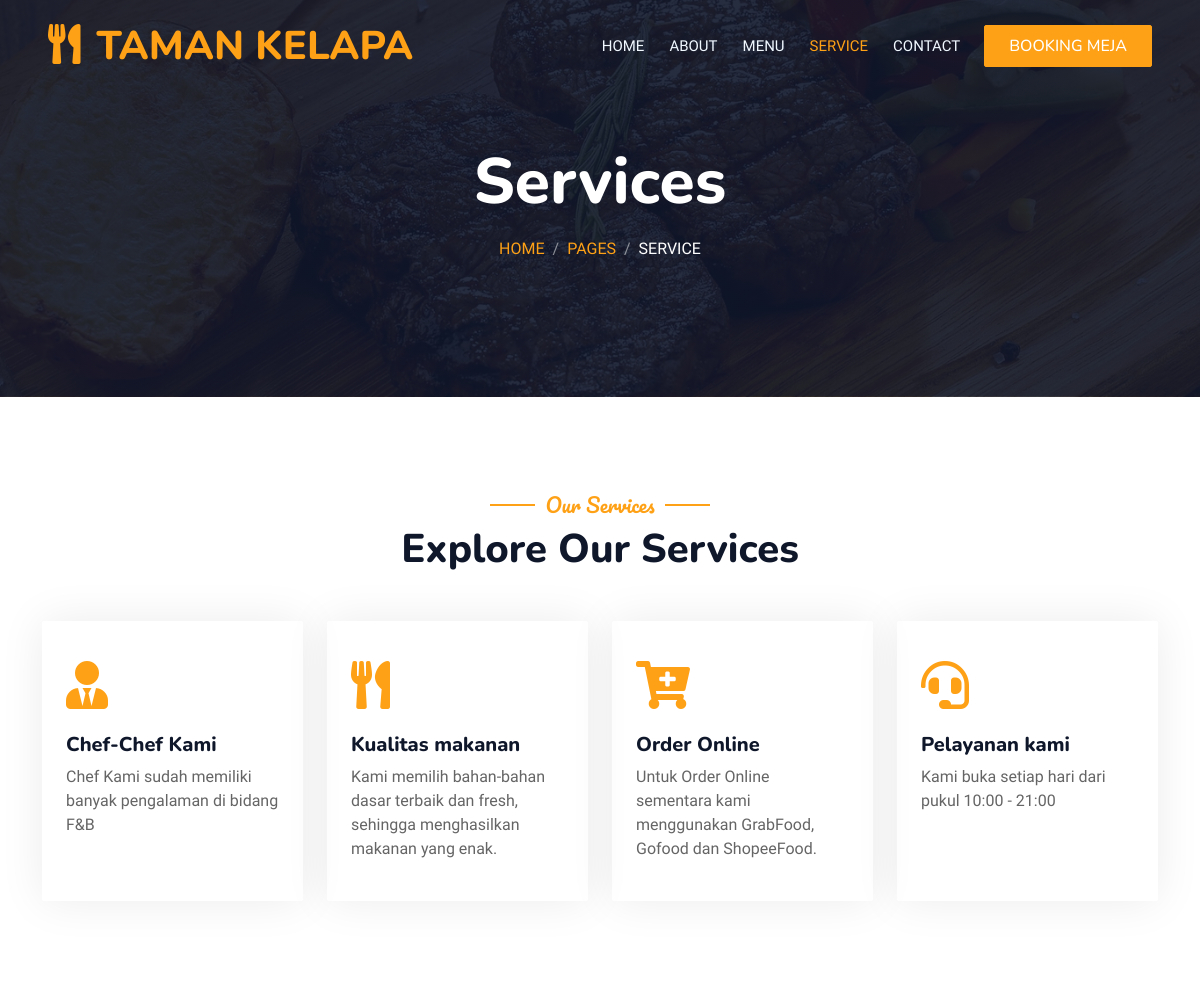
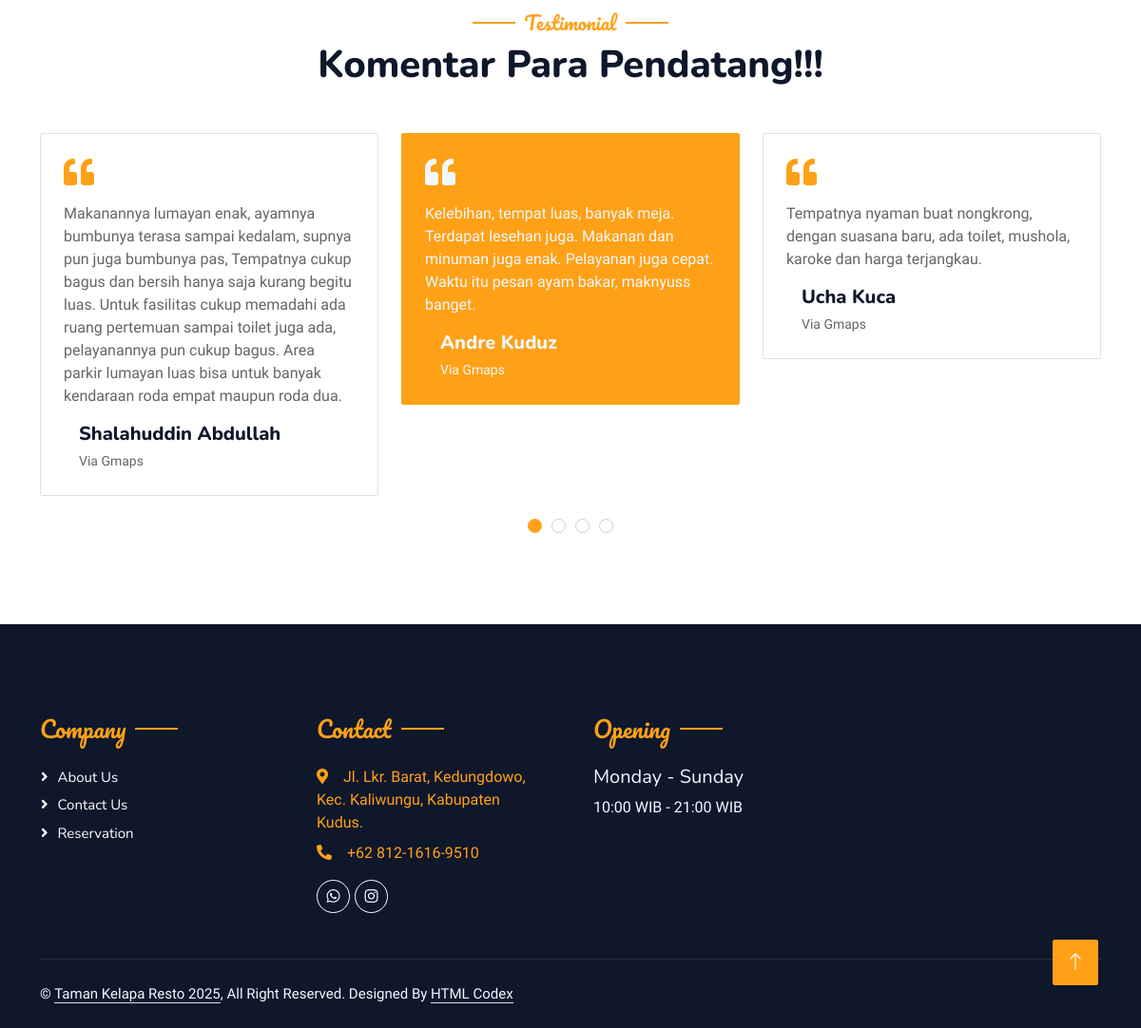
The app's page /service.php with its own data (2 pictures, top to bottom).
### tables this page shows
CREATE TABLE `tb_service` (
  `id` int(11) NOT NULL,
  `ket_chef` varchar(300) NOT NULL,
  `ket_makanan` varchar(300) NOT NULL,
  `ket_order` varchar(300) NOT NULL,
  `ket_layanan` varchar(300) NOT NULL
);

CREATE TABLE `tb_testimoni` (
  `id` int(11) NOT NULL,
  `nama` varchar(100) NOT NULL,
  `via` varchar(255) NOT NULL,
  `keterangan` text NOT NULL,
  `updated_at` timestamp NOT NULL DEFAULT current_timestamp() ON UPDATE current_timestamp()
);

### service.php (the view)
<?php include 'partials/header.php';?>
            <div class="container-xxl py-5 bg-dark hero-header mb-5">
                <div class="container text-center my-5 pt-5 pb-4">
                    <h1 class="display-3 text-white mb-3 animated slideInDown">Services</h1>
                    <nav aria-label="breadcrumb">
                        <ol class="breadcrumb justify-content-center text-uppercase">
                            <li class="breadcrumb-item"><a href="#">Home</a></li>
                            <li class="breadcrumb-item"><a href="#">Pages</a></li>
                            <li class="breadcrumb-item text-white active" aria-current="page">Service</li>
                        </ol>
                    </nav>
                </div>
            </div>
        </div>
        <div class="container-xxl py-5">
            <div class="container">
                <div class="text-center wow fadeInUp" data-wow-delay="0.1s">
                    <h5 class="section-title ff-secondary text-center text-primary fw-normal">Our Services</h5>
                    <h1 class="mb-5">Explore Our Services</h1>
                </div>
                <div class="row g-4">
                            <?php
                                $query = "SELECT * FROM tb_service";
                                $show = mysqli_query($koneksi,$query);
                                while($data = $show->fetch_assoc()):
                                ?>
                    <div class="col-lg-3 col-sm-6 wow fadeInUp" data-wow-delay="0.1s">
                        <div class="service-item rounded pt-3">
                            <div class="p-4">
                                <i class="fa fa-3x fa-user-tie text-primary mb-4"></i>
                                <h5>Chef-Chef Kami</h5>
                                <p><?= $data['ket_chef'];?> <br><br></p></p>
                            </div>
                        </div>
                    </div>
                    <div class="col-lg-3 col-sm-6 wow fadeInUp" data-wow-delay="0.3s">
                        <div class="service-item rounded pt-3">
                            <div class="p-4">
                                <i class="fa fa-3x fa-utensils text-primary mb-4"></i>
                                <h5>Kualitas makanan</h5>
                                <p><?= $data['ket_makanan'];?></p>
                            </div>
                        </div>
                    </div>
                    <div class="col-lg-3 col-sm-6 wow fadeInUp" data-wow-delay="0.5s">
                        <div class="service-item rounded pt-3">
                            <div class="p-4">
                                <i class="fa fa-3x fa-cart-plus text-primary mb-4"></i>
                                <h5>Order Online</h5>
                                <p><?= $data['ket_order'];?></p>
                            </div>
                        </div>
                    </div>
                    <div class="col-lg-3 col-sm-6 wow fadeInUp" data-wow-delay="0.7s">
                        <div class="service-item rounded pt-3">
                            <div class="p-4">
                                <i class="fa fa-3x fa-headset text-primary mb-4"></i>
                                <h5>Pelayanan kami</h5>
                                <p><?= $data['ket_layanan'];?> <br/><br/><br/></p>
                            </div>
                        </div>
                    </div>
                    <?php endwhile;?>
                </div>
            </div>
        </div>
        <div class="container-xxl py-5 wow fadeInUp" data-wow-delay="0.1s">
            <div class="container">
                <div class="text-center">
                    <h5 class="section-title ff-secondary text-center text-primary fw-normal">Testimonial</h5>
                    <h1 class="mb-5">Komentar Para Pendatang!!!</h1>
                </div>
                <div class="owl-carousel testimonial-carousel">
                                <?php
                                $query = "SELECT * FROM tb_testimoni";
                                $showtesti = mysqli_query($koneksi,$query);
                                while($data1 = $showtesti->fetch_assoc()):
                                ?>
                    <div class="testimonial-item bg-transparent border rounded p-4">
                        <i class="fa fa-quote-left fa-2x text-primary mb-3"></i>
                        <p><?= $data1['keterangan'];?><p>
                        <div class="d-flex align-items-center">
                            <div class="ps-3">
                                <h5 class="mb-1"><?= $data1['nama'];?></h5>
                                <small>Via <?= $data1['via'];?></small>
                            </div>
                        </div>
                    </div>
                    <?php endwhile;?>
                </div>
            </div>
        </div>
        <?php include 'partials/footer.php';?>

### css/style.css (style rules this page uses)
:root { --primary: #FEA116; --light: #F1F8FF; --dark: #0F172B; }
body { overflow-x: hidden; }
.ff-secondary { font-family: 'Pacifico', cursive; }
.hero-header { background: linear-gradient(rgba(15, 23, 43, .9), rgba(15, 23, 43, .9)), url(../img/bg-hero.jpg); background-position: center center; background-repeat: no-repeat; background-size: cover; }
.breadcrumb-item + .breadcrumb-item::before { color: rgba(255, 255, 255, .5); }
.section-title { position: relative; display: inline-block; }
.section-title::before { position: absolute; content: ""; width: 45px; height: 2px; top: 50%; left: -55px; margin-top: -1px; background: var(--primary); }
.section-title::after { position: absolute; content: ""; width: 45px; height: 2px; top: 50%; right: -55px; margin-top: -1px; background: var(--primary); }
.service-item { box-shadow: 0 0 45px rgba(0, 0, 0, .08); transition: .5s; }
.service-item * { transition: .5s; }
.testimonial-carousel .owl-item .testimonial-item, .testimonial-carousel .owl-item.center .testimonial-item * { transition: .5s; }
.testimonial-carousel .owl-item.center .testimonial-item { background: var(--primary) !important; border-color: var(--primary) !important; }
.testimonial-carousel .owl-item.center .testimonial-item * { color: var(--light) !important; }

### records on screen
tb_service: ket_chef "Chef Kami sudah memiliki banyak pengalaman di bidang F&B", ket_makanan "Kami memilih bahan-bahan dasar terbaik dan fresh, sehingga menghasilkan makanan yang enak.", ket_order "Untuk Order Online sementara kami menggunakan GrabFood, Gofood dan ShopeeFood.", ket_layanan "Kami buka setiap hari dari pukul 10:00 - 21:00"
tb_testimoni: keterangan "Kelebihan, tempat luas, banyak meja. Terdapat lesehan juga. Makanan dan minuman juga enak. Pelayanan juga cepat. Waktu itu pesan ayam bakar, maknyuss banget.", nama "Andre Kuduz", via "Gmaps"
tb_testimoni: keterangan "Tempatnya nyaman buat nongkrong, dengan suasana baru, ada toilet, mushola, karoke dan harga terjangkau.", nama "Ucha Kuca", via "Gmaps"
tb_testimoni: keterangan "Makanannya lumayan enak, ayamnya bumbunya terasa sampai kedalam, supnya pun juga bumbunya pas, Tempatnya cukup bagus dan bersih hanya saja kurang begitu luas. Untuk fasilitas cukup memadahi ada ruang pertemuan sampai toilet juga ada, pelayanannya pun cukup bagus. Area parkir lumayan luas bisa untuk banyak kendaraan roda empat maupun roda dua.", nama "Shalahuddin Abdullah", via "Gmaps"
